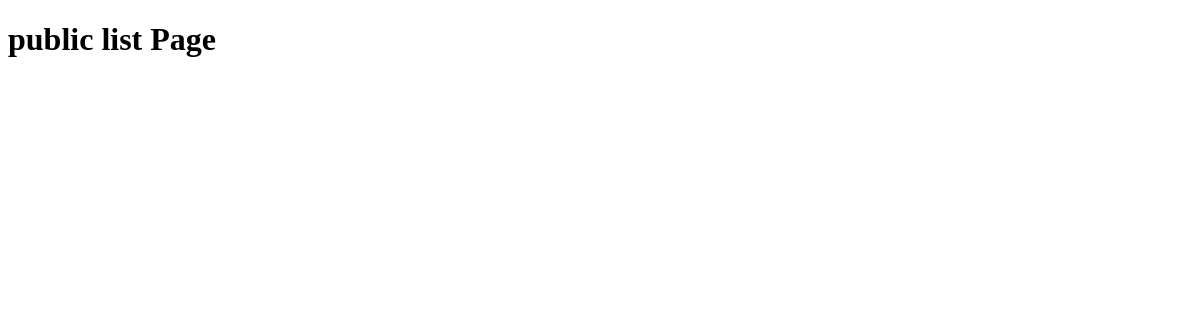
The app's page /posts/, older data.
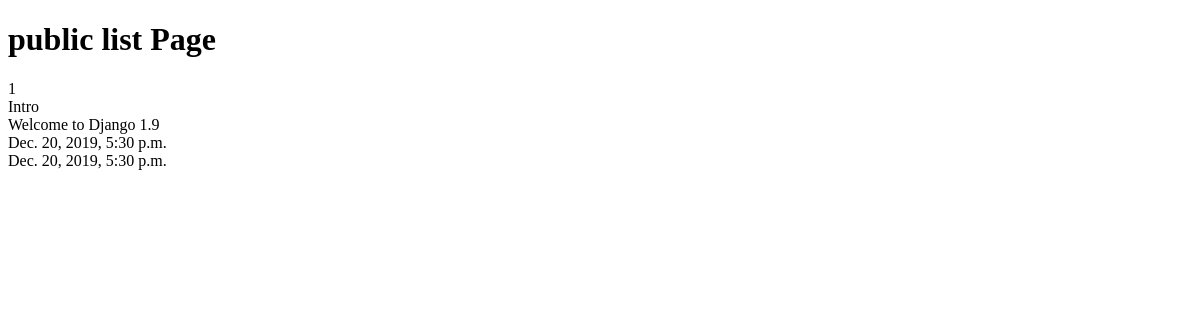
The same page, newer data.
### posts/models.py (models this page shows, shortened)
class Post(models.Model):
	title = models.CharField(max_length=120)
	content = models.TextField()
	updated = models.DateTimeField(auto_now=True, auto_now_add=False)
	timestamp = models.DateTimeField(auto_now=False, auto_now_add=True)

### posts/views.py (the view)
def post_list(request):
	queryset = Post.objects.all()
	context = {
		"object_list": queryset,
		"title": "public list"
	}
	return render(request, "index.html", context)

### templates/index.html (shortened to what this page needs)
<!DOCTYPE html>
<html>
<head>
</head>
<body>
<h1>{{title}} Page</h1>
{% for obj in object_list %}
{{ obj.id }}</br>
{{ obj.title}}</br>
{{ obj.content }}</br>
{{ obj.timestamp }}</br>
{{ obj.updated }}</br>
{% endfor %}
</body>
</html>

Row changes from the older to the newer data that the page shows:
added Post: id "1", title "Intro", content "Welcome to Django 1.9", timestamp "Dec. 20, 2019, 5:30 p.m.", updated "Dec. 20, 2019, 5:30 p.m."
